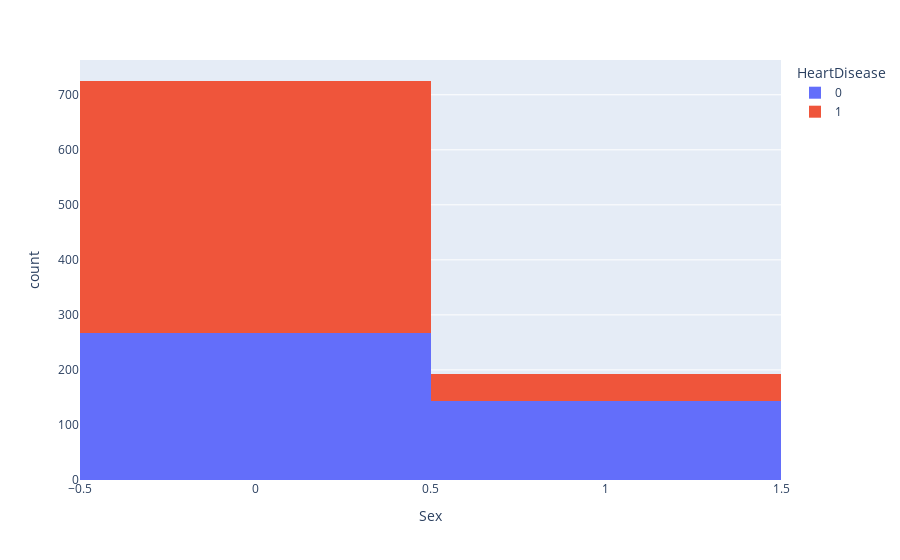

Notebook code cell kept with this figure:
### Markdown cell above
Sex vs Heart Disease

### Code cell
px.histogram(heart_df,x='Sex',color='HeartDisease')

### Figure 1 — Plotly figure (JSON) as saved in the notebook; plotly's stock layout.template omitted (floating-point values rounded to 4 significant figures; data arrays with more than 128 entries replaced by an {"elided": "..."} marker saying what was removed)
{"data": [{"bingroup": "x", "hovertemplate": "HeartDisease=0<br>Sex=%{x}<br>count=%{y}<extra></extra>", "legendgroup": "0", "marker": {"color": "#636efa", "pattern": {"shape": ""}}, "name": "0", "orientation": "v", "showlegend": true, "type": "histogram", "x": {"elided": "410 int values"}, "xaxis": "x", "yaxis": "y"}, {"bingroup": "x", "hovertemplate": "HeartDisease=1<br>Sex=%{x}<br>count=%{y}<extra></extra>", "legendgroup": "1", "marker": {"color": "#EF553B", "pattern": {"shape": ""}}, "name": "1", "orientation": "v", "showlegend": true, "type": "histogram", "x": {"elided": "508 int values"}, "xaxis": "x", "yaxis": "y"}], "layout": {"barmode": "relative", "legend": {"title": {"text": "HeartDisease"}, "tracegroupgap": 0}, "margin": {"t": 60}, "xaxis": {"anchor": "y", "domain": [0, 1], "title": {"text": "Sex"}}, "yaxis": {"anchor": "x", "domain": [0, 1], "title": {"text": "count"}}}}
